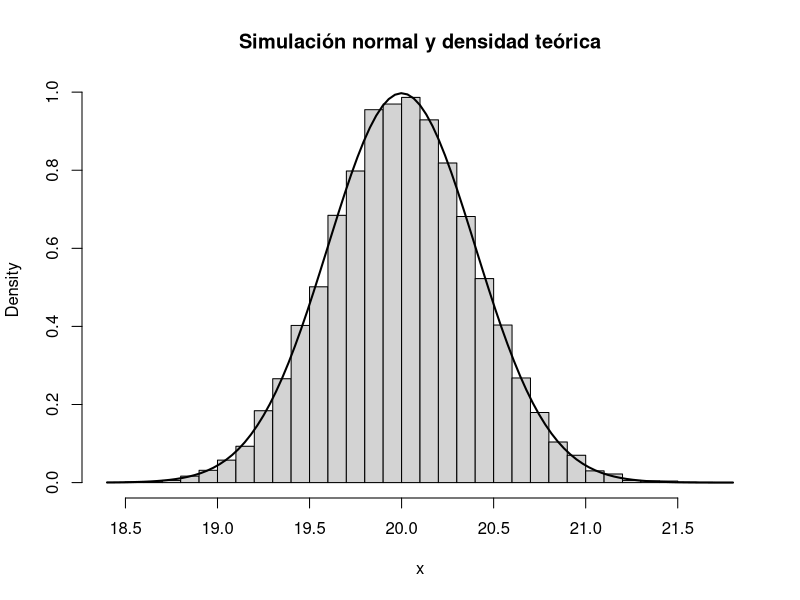

Write R code to recreate this figure.
## ---- chunk 1
punif(0.2, min = -0.5, max = 0.5) -
  punif(-0.2, min = -0.5, max = 0.5)
## ---- chunk 2
dunif(0.3, min = 0, max = 1)  # densidad
punif(0.3, min = 0, max = 1)  # P(X <= 0.3)
qunif(0.9, min = 0, max = 1)  # percentil 90
runif(5, min = 0, max = 1)    # simulación
## ---- chunk 3
pexp(80, rate = 0.02, lower.tail = FALSE)
## ---- chunk 4
condicional <- pexp(15, rate = 0.1, lower.tail = FALSE) /
               pexp(10, rate = 0.1, lower.tail = FALSE)
directa <- pexp(5, rate = 0.1, lower.tail = FALSE)
c(condicional = condicional, directa = directa)
## ---- chunk 5
dexp(4, rate = 0.2)
pexp(4, rate = 0.2)
qexp(0.95, rate = 0.2)
rexp(5, rate = 0.2)
## ---- chunk 6
pnorm(20.5, mean = 20, sd = 0.4)
## ---- chunk 7
pnorm((20.5 - 20) / 0.4)
## ---- chunk 8
pnorm(20.5, 20, 0.4) - pnorm(19.6, 20, 0.4)
## ---- chunk 9
qnorm(0.95, mean = 20, sd = 0.4)
## ---- chunk 10
for (k in 1:3) {
  print(pnorm(k) - pnorm(-k))
}
## ---- chunk 11
dnorm(0)                 # densidad estándar en 0
pnorm(1.96)              # P(Z <= 1.96)
qnorm(0.975)             # percentil 97.5
rnorm(5, mean = 10, sd = 2)
## ---- chunk 12
set.seed(2026)
n <- 20000
x <- rnorm(n, mean = 20, sd = 0.4)

hist(x, probability = TRUE, breaks = 35,
     main = "Simulación normal y densidad teórica",
     xlab = "x")
curve(dnorm(x, mean = 20, sd = 0.4),
      add = TRUE, lwd = 2)
